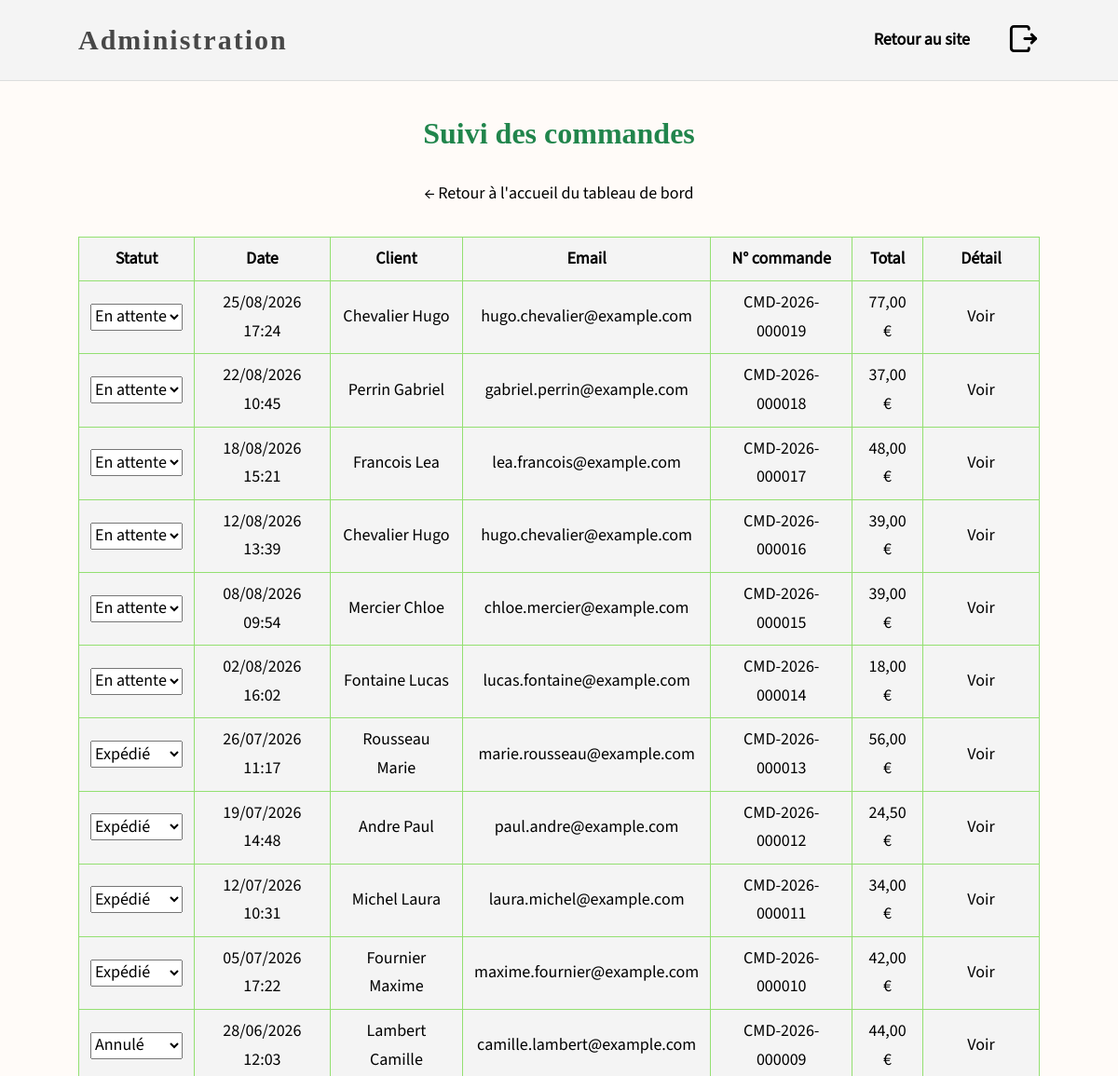
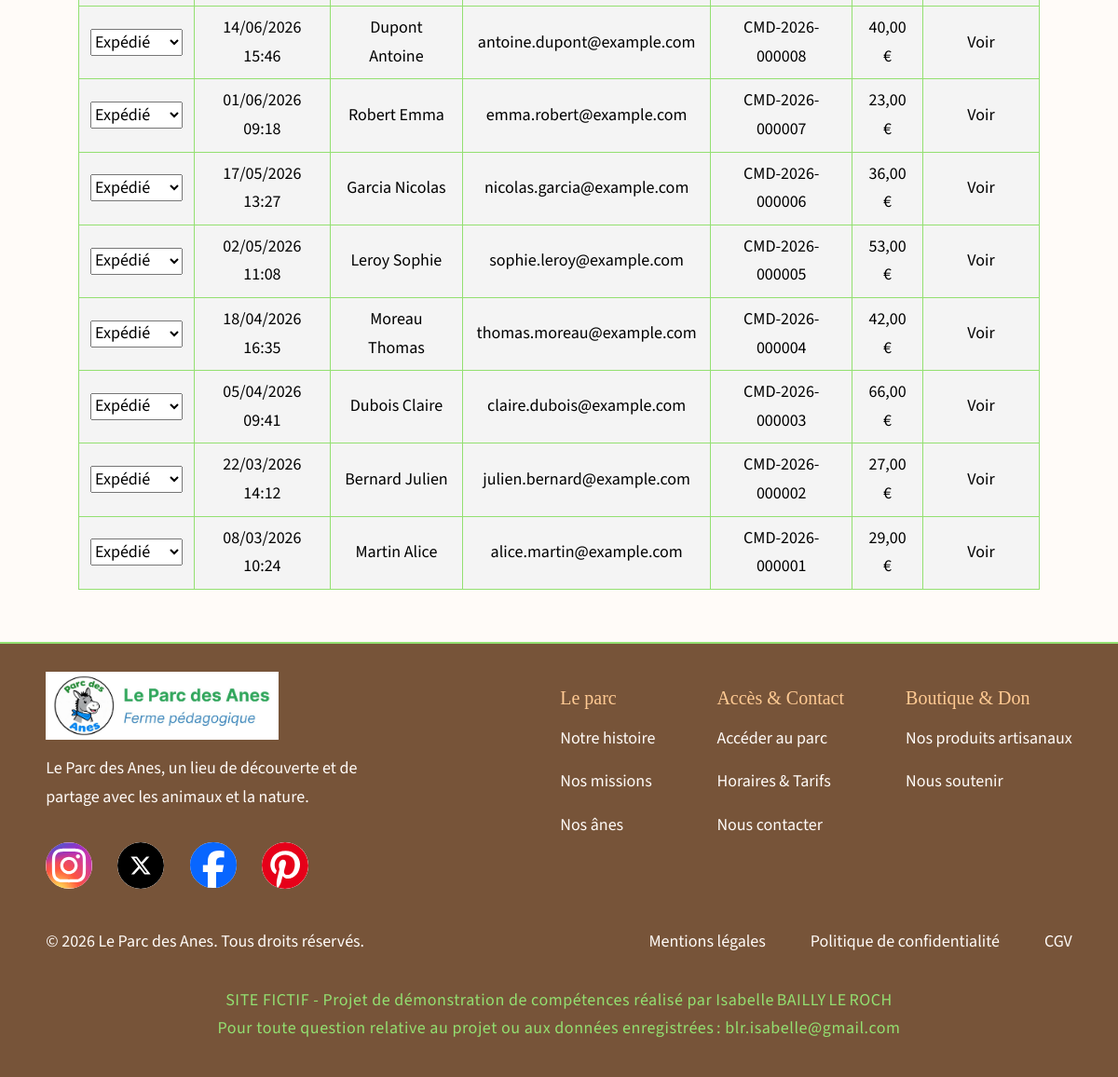
Page /?url=admin/commandes (signed in) on the committed database (2 pictures, top to bottom).
### tables this page shows
CREATE TABLE `orders` (
  `id` int(11) NOT NULL,
  `order_number` varchar(20) NOT NULL,
  `user_id` int(11) NOT NULL,
  `last_name` varchar(100) NOT NULL,
  `first_name` varchar(100) NOT NULL,
  `email` varchar(255) NOT NULL,
  `phone` varchar(20) DEFAULT NULL,
  `address` varchar(255) NOT NULL,
  `postcode` varchar(5) NOT NULL,
  `city` varchar(100) NOT NULL,
  `status` varchar(20) NOT NULL DEFAULT 'pending',
  `created_at` datetime NOT NULL DEFAULT current_timestamp()
);

### src/Controllers/BaseController.php (called while the page is built, shortened)
<?php
class BaseController
{
    protected function renderViewAndMeta(string $view, array $data = [])
    {
        $parts = explode('/', $view);
        $action = array_pop($parts);
        $section = implode('.', $parts);
        $metaService = new Meta();
        $meta = $metaService->getMeta($section, $action);
        $siteName = $metaService->siteName();
        $pageTitle = trim($meta['title'] ?? '');
        $title = ($pageTitle === '' || $pageTitle === $siteName)
            ? $siteName
            : $siteName . ' - ' . $pageTitle;
        $data['meta'] = $meta;
        $data['title'] = $title;
        $data['internalStyles'] = $data['internalStyles'] ?? [];
        $data['externalStyles'] = $data['externalStyles'] ?? [];
        $data['internalScripts'] = $data['internalScripts'] ?? [];
        $data['externalScripts'] = $data['externalScripts'] ?? [];
        $data['headerView'] = $data['headerView'] ?? 'header';
        extract($data);
        require __DIR__ . '/../Views/' . $view . '.php';
        require __DIR__ . '/../Views/partials/footer.php';
        require __DIR__ . '/../Views/layouts/main.php';
    }
}

### src/Controllers/Admin/AdminOrderController.php (called while the page is built, shortened)
<?php
class AdminOrderController extends BaseController
{
    private string $path;
    private OrderModel $model;
    public function __construct()
    {
        $this->path = 'admin/orders';
        $this->model = new OrderModel();
    }
    public function index()
    {
        try {
            $orders = $this->model->findAllForAdmin();
            $data = [
                'orders' => $orders
            ];
            return $this->renderViewAndMeta(
                $this->path . '/index',
                array_merge(
                    $data,
                    $this->scriptsAndStylesAssets(),
                    [
                        'headerView' => 'header_admin'
                    ],
                )
            );
        } catch (Exception $e) {
            $this->handleException($e);
        }
    }
    private function scriptsAndStylesAssets(): array
    {
        return [
            'internalStyles' => [
                'admin-header.css',
                'admin-home.css',
                'admin-orders.css',
            ],
            'internalScripts' => [
                'admin_orders.js',
            ],
        ];
    }
}

### public/index.php (called while the page is built, shortened)
<?php
$rootPath = basename(__DIR__) === 'public'
    ? dirname(__DIR__)
    : __DIR__;
require_once $rootPath . '/src/Core/Autoload.php';
$url = $_GET['url'] ?? 'accueil';
$router = new Router();
$router->renderPage($url);

### src/Core/Autoload.php (called while the page is built, shortened)
<?php
spl_autoload_register(function (string $class): void {
    $prefix = 'App\\';
    $baseDir = __DIR__ . '/../';
    $relativeClass = substr($class, strlen($prefix));
    $file = $baseDir . str_replace('\\', '/', $relativeClass) . '.php';
    if (is_file($file)) {
        return;
    }
});

### config/database.php (called while the page is built)
<?php
$DB_HOST = 'localhost';
$DB_PORT = 3306 ;
$DB_NAME = 'db_parc_des_anes';
$DB_USER = 'root';
$DB_PASS = '';

### src/Core/DatabaseConnect.php (called while the page is built, shortened)
<?php
class DatabaseConnect
{
    private static ?DatabaseConnect $instance = null;
    private function __construct()
    {
        require __DIR__ . '/../../config/database.php';
        $dsn = "mysql:host=$DB_HOST;port=$DB_PORT;dbname=$DB_NAME;charset=utf8mb4";
        $options = [
            PDO::ATTR_ERRMODE => PDO::ERRMODE_EXCEPTION,
            PDO::ATTR_DEFAULT_FETCH_MODE => PDO::FETCH_ASSOC,
            PDO::ATTR_EMULATE_PREPARES => false
        ];
    }
    public static function getInstance(): self
    {
        if (self::$instance === null) {
            self::$instance = new self();
        }
        return self::$instance;
    }
}

### src/Models/OrderModel.php (called while the page is built, shortened)
<?php
class OrderModel
{
    private PDO $db;
    private string $table = 'orders';
    public function __construct()
    {
        $this->db = DatabaseConnect::getInstance()->getConnection();
    }
    public function findAllForAdmin(): array
    {
        $stmt = $this->db->query("
            SELECT
                o.*,
                COALESCE(SUM(oi.subtotal), 0) AS total
            FROM {$this->table} o
            LEFT JOIN order_items oi
                ON oi.order_id = o.id
            GROUP BY o.id
            ORDER BY o.created_at DESC
        ");
        return $stmt->fetchAll(PDO::FETCH_ASSOC);
    }
}

### src/Views/admin/orders/sections/order_read.php (the view, shortened to what this page needs)
<?php if (empty($orders)): ?>
    <p>Aucune commande enregistrée.</p>
<?php else: ?>
    <table class="admin-orders-list-table">
        <thead>
            <tr>
                <th>Statut</th>
                <th>Date</th>
                <th>Client</th>
                <th>Email</th>
                <th>N° commande</th>
                <th>Total</th>
                <th>Détail</th>
            </tr>
        </thead>
        <tbody>
            <?php foreach ($orders as $order): ?>
                <tr>
                    <td>
                        <form
                            method="post"
                            action="?url=admin/commandes/update-status"
                            class="order-status-form"
                        >
                            <select
                                name="status"
                                class="order-status-select"
                            >
                                <option
                                    value="pending"
                                    <?= $order['status'] === 'pending' ? 'selected' : '' ?>
                                >
                                    En attente
                                </option>
                                <option
                                    value="shipped"
                                    <?= $order['status'] === 'shipped' ? 'selected' : '' ?>
                                >
                                    Expédié
                                </option>
                                <option
                                    value="cancelled"
                                    <?= $order['status'] === 'cancelled' ? 'selected' : '' ?>
                                >
                                    Annulé
                                </option>
                            </select>
                        </form>
                    </td>
                    <td>
                        <?= htmlspecialchars(
                            date('d/m/Y H:i', strtotime($order['created_at']))
                        ) ?>
                    </td>
                    <td>
                        <?= htmlspecialchars(
                            $order['last_name'] . ' ' . $order['first_name']
                        ) ?>
                    </td>
                    <td>
                        <?= htmlspecialchars($order['email']) ?>
                    </td>
                    <td>
                        <?= htmlspecialchars($order['order_number']) ?>
                    </td>
                    <td>
                        <?= htmlspecialchars(
                            number_format(
                                (float) $order['total'],
                                2,
                                ',',
                                ' '
                            )
                        ) ?> €
                    </td>
                    <td>
                        <a
                            href="<?= BASE_URL ?>/?url=admin/commandes/show&id=<?= (int) $order['id'] ?>"
                        >
                            Voir
                        </a>
                    </td>
                </tr>
            <?php endforeach; ?>
        </tbody>
    </table>
<?php endif; ?>

### public/styles/pages/admin-orders.css (style rules this page uses)
.admin-orders-list-table { width: 100%; border-collapse: collapse; background-color: var(--color-bg-form); }
.admin-orders-list-table th, .admin-orders-list-table td { padding: 8px 12px; border: 1px solid var(--color-border-decorative-1); vertical-align: middle; }
.admin-orders-list-table th { font-weight: bold; text-align: center; background-color: var(--color-bg-admin); }
.admin-orders-list-table td { text-align: center; }
.admin-orders-list-table .order-status-form { margin: 0; }
.admin-orders-list-table .order-status-select { width: auto; }
.admin-orders-list-table td:last-child a { display: inline-block; width: 100px; }

### public/styles/foundations/tokens.css (style rules this page uses)
:root { --font-size-16: 1rem; --font-size-18: 1.125rem; --font-size-20: 1.25rem; --font-size-22: 1.375rem; --font-size-24: 1.5rem; --font-size-28: clamp(1.5rem, 3vw, 1.75rem); --font-size-32: clamp(1.75rem, 3.5vw, 2rem); --font-size-36: clamp(2rem, 4vw, 2.25rem); --font-size-40: clamp(2.25rem, 4.5vw, 2.5rem); --font-size-44: clamp(2.4375rem, 5vw, 2.75rem); --font-size-48: clamp(2.625rem, 5vw, 3rem); --font-size-52: clamp(2.75rem, 5.5vw, 3.25rem); --font-size-56: clamp(2.875rem, 5.5vw, 3.5rem); --font-size-60: clamp(2.9rem, 6vw, 3.75rem); --font-size-64: clamp(3rem, 6.5vw, 4rem); --font-family-body: 'Source_sans_3', sans-serif, system-ui; --font-family-display: 'Alatsi', serif, system-ui; --font-family-accent: 'ComicNeue', system-ui, sans-serif; --font-size-h1: var(--font-size-64); --font-size-h1-subtitle: clamp(1.5rem, 6vw, 2rem); --font-size-h2: var(--font-size-32); --font-size-h3: var(--font-size-28); --font-size-h4: var(--font-size-24); --font-size-high-text: var(--font-size-20); --font-size-accent-text: var(--font-size-18); --font-size-text: var(--font-size-18); --line-height-h1: 1.2; --line-height-h2: 1.25; --line-height-h3: 1.3; --line-height-h4: 1.35; --line-height-high-text: 1.45; --line-height-text: 1.7; --space-1: 1rem; --space-2: 1.5rem; --space-container-y: clamp(1.875rem, 3vw, 3.125rem); --space-container-x: clamp(1.875rem, 7vw, 6.25rem); --radius-xs: 5px; --radius-sm: 10px; --radius-md: 15px; --radius-lg: 25px; --shadow-strong: 0 4px 4px rgba(var(--black), 1); --shadow-light: 0 4px 4px rgba(var(--black), 0.25); --shadow-subtle: 3px 3px 2px rgba(var(--black), 0.25); --z-base: 1; --z-header: 10; --z-modal: 100; --black: 0, 0, 0; --light-black: #474747; --white: #ffffff; --off-white: #FFFBF8; --dark-beige: #FFCA93; --brown: #775439; --dark-blue: #3470A8; --light-green: #93E071; --dark-green: #21854C; --red: #FF0000; --green:#008000; --orange: #f77a13; --light-grey: #f4f4f4; --gold: #ffd700; --blue: blue; --grey: #ddd; --dark-grey: #bbb; }
body.light-theme { --color-background: var(--off-white); --color-header-bg: var(--dark-beige); --color-footer-bg: var(--brown); --color-intermediate-bg: var(--light-green); --color-surface: var(--off-white); --color-h1-content: var(--off-white); --color-h2-content: var(--dark-green); --color-h3-content: var(--dark-blue); --color-h4-content: var(--light-black); --color-high-text-content: var(--black); --color-text-content: var(--black); --color-text-header: var(--light-black); --color-high-text-footer: var(--dark-beige); --color-text-footer: var(--off-white); --color-btn-primary-bg: var(--light-green); --color-btn-primary-text: var(--light-black); --color-btn-primary-bg-hover: var(--dark-green); --color-btn-primary-text-hover: var(--off-white); --color-btn-secondary-bg: var(--white); --color-btn-secondary-text: var(--light-black); --color-btn-secondary-border: var(--light-green); --color-btn-secondary-bg-hover: var(--off-white); --color-btn-secondary-text-hover: var(--dark-green); --color-btn-secondary-border-hover: var(--dark-green); --color-bg-form: var(--light-grey); --color-border: var(--light-black); --color-border-decorative-1: var(--light-green); --color-border-decorative-2: var(--dark-blue); --color-hover-action: var(--dark-green); --color-error: var(--red); --color-success: var(--green); --color-focus-outline: var(--orange); --color-standard-link: var(--blue); --color-border-admin: var(--grey); --color-border-admin-hover: var(--dark-grey); }

### public/styles/foundations/base.css (style rules this page uses)
body { font-family: var(--font-family-body); font-size: var(--font-size-text); line-height: var(--line-height-text); text-rendering: optimizeLegibility; -webkit-font-smoothing: antialiased; -moz-osx-font-smoothing: grayscale; color: var(--color-text-content, #000); background-color: var(--color-background, #fff); }
a { color: inherit; text-decoration: none; }

### rows in the picture
orders: status "En attente", created_at "25/08/2026 17:24", last_name+first_name "Chevalier Hugo", email "hugo.chevalier@example.com", order_number "CMD-2026-000019", total "77,00"
orders: status "En attente", created_at "22/08/2026 10:45", last_name+first_name "Perrin Gabriel", email "gabriel.perrin@example.com", order_number "CMD-2026-000018", total "37,00"
orders: status "En attente", created_at "18/08/2026 15:21", last_name+first_name "Francois Lea", email "lea.francois@example.com", order_number "CMD-2026-000017", total "48,00"
orders: created_at "12/08/2026 13:39", last_name+first_name "Chevalier Hugo", email "hugo.chevalier@example.com", order_number "CMD-2026-000016", total "39,00"
orders: created_at "08/08/2026 09:54", last_name+first_name "Mercier Chloe", email "chloe.mercier@example.com", order_number "CMD-2026-000015", total "39,00"
orders: status "En attente", created_at "02/08/2026 16:02", last_name+first_name "Fontaine Lucas", email "lucas.fontaine@example.com", order_number "CMD-2026-000014", total "18,00"
orders: status "Expédié", created_at "26/07/2026 11:17", last_name+first_name "Rousseau Marie", email "marie.rousseau@example.com", order_number "CMD-2026-000013", total "56,00"
orders: status "Expédié", created_at "19/07/2026 14:48", last_name+first_name "Andre Paul", email "paul.andre@example.com", order_number "CMD-2026-000012", total "24,50"
orders: status "Expédié", created_at "12/07/2026 10:31", last_name+first_name "Michel Laura", email "laura.michel@example.com", order_number "CMD-2026-000011", total "34,00"
orders: status "Expédié", created_at "05/07/2026 17:22", last_name+first_name "Fournier Maxime", email "maxime.fournier@example.com", order_number "CMD-2026-000010", total "42,00"
orders: status "Annulé", created_at "28/06/2026 12:03", last_name+first_name "Lambert Camille", email "camille.lambert@example.com", order_number "CMD-2026-000009", total "44,00"
orders: status "Expédié", created_at "14/06/2026 15:46", last_name+first_name "Dupont Antoine", email "antoine.dupont@example.com", order_number "CMD-2026-000008", total "40,00"
orders: status "Expédié", created_at "01/06/2026 09:18", last_name+first_name "Robert Emma", email "emma.robert@example.com", order_number "CMD-2026-000007", total "23,00"
orders: status "Expédié", created_at "17/05/2026 13:27", last_name+first_name "Garcia Nicolas", email "nicolas.garcia@example.com", order_number "CMD-2026-000006", total "36,00"
orders: status "Expédié", created_at "02/05/2026 11:08", last_name+first_name "Leroy Sophie", email "sophie.leroy@example.com", order_number "CMD-2026-000005", total "53,00"
orders: status "Expédié", created_at "18/04/2026 16:35", last_name+first_name "Moreau Thomas", email "thomas.moreau@example.com", order_number "CMD-2026-000004", total "42,00"
orders: status "Expédié", created_at "05/04/2026 09:41", last_name+first_name "Dubois Claire", email "claire.dubois@example.com", order_number "CMD-2026-000003", total "66,00"
orders: status "Expédié", created_at "22/03/2026 14:12", last_name+first_name "Bernard Julien", email "julien.bernard@example.com", order_number "CMD-2026-000002", total "27,00"
orders: status "Expédié", created_at "08/03/2026 10:24", last_name+first_name "Martin Alice", email "alice.martin@example.com", order_number "CMD-2026-000001", total "29,00"
